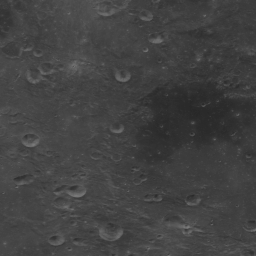
#> input picture Docs/doc_images/0002_hr.png, 256 x 256 px, found by its file name; the run also reads 1 picture not shown here
$ python metrics_compare.py   (older library calls are emulated)
#> lines starting #> are read from the running program, lines starting #| are printed output that depends on the picture; long printed decimals are rounded
import numpy as np
import math
import cv2
from skimage.measure import compare_ssim
import matplotlib.pyplot as plt

original = cv2.imread('/home/alice/masters_project/Docs/doc_images/0002_hr.png')
#> original is the input picture: shape (256, 256, 3); min 40, max 122, mean 66.1
#print(original)
contrast = cv2.imread('/home/alice/masters_project/Docs/doc_images/0002_hr_srcnn_x4.png',1)
#print(contrast)

def mse(img1, img2):
    mse = np.mean( (img1 - img2) ** 2 )
#> mse = 11.67
    return mse

def psnr(img1, img2):

    m = mse(img1, img2)
    if mse == 0:
        return 100
    PIXEL_MAX = 255.0
    return 20 * math.log10(PIXEL_MAX / math.sqrt(m))

def ssim(img1, img2):
    s = compare_ssim(img1, img2, multichannel=True)
    return s

m = mse(original, contrast)
#> m = 11.67
print('mse is: ', m)
#| mse is:  11.672
d = ssim(original, contrast)
#> in ssim, `s = compare_ssim(img1, img2, multichannel=True)`: s = 0.88
#> d = 0.88
print('SSIM is: ', d)
#| SSIM is:  0.8796
p  = psnr(original,contrast)
#> in psnr, `m = mse(img1, img2)`: m = 11.67
#> p = 37.46
print('PSNR is: ', p)
#| PSNR is:  37.459

def compare_metrics(img1, img2, title):
#> called with title = 'first comparison'
    m = mse(original, contrast)
#> m = 11.67
    d = ssim(original, contrast)
#> d = 0.88
    p  = psnr(original,contrast)
#> p = 37.46

    fig = plt.figure(title)
    plt.suptitle('MSE: %.2f, PSNR: %.2f SSIM: %.2f' % (m,p,d))

    #for the first images
    ax = fig.add_subplot(1,2,1)
    plt.imshow(img1, cmap = plt.cm.gray)
    plt.axis("off")

    ax = fig.add_subplot(1, 2, 2)
    plt.imshow(img2, cmap = plt.cm.gray)
    plt.axis("off")

    plt.show()
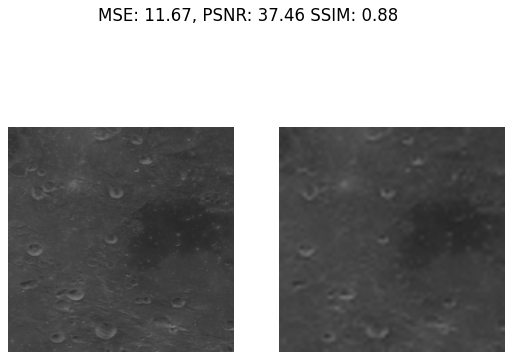
#> figure drawn by matplotlib, 2 panels; B, G, R data is drawn as R, G, B

compare_metrics(original, contrast, 'first comparison')
